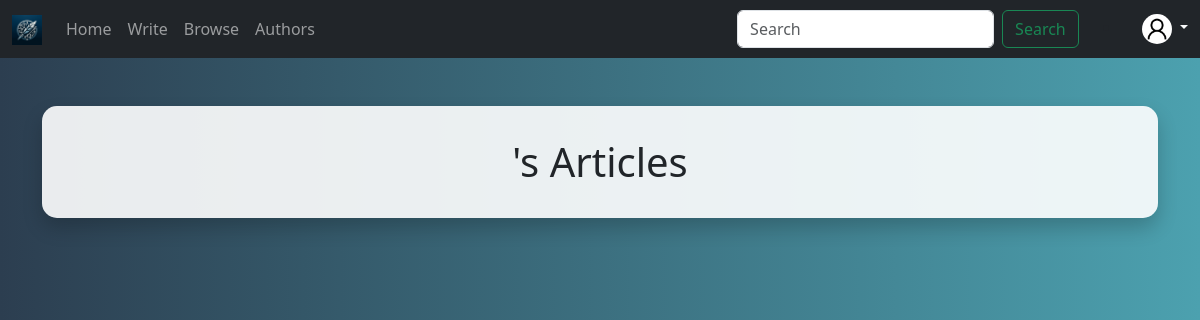
/author/0b8af353-bdee-4a76-94e5-7830d7f31cd0, run on an earlier commit of the app's database.
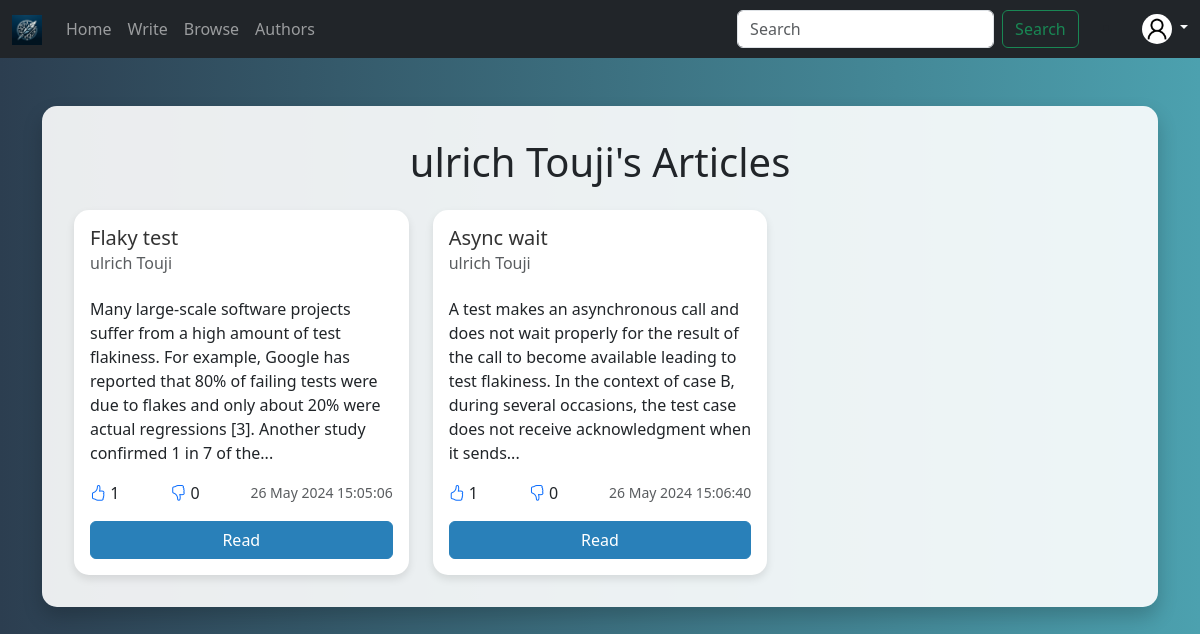
And on a later commit of the database.
### projet/models.py (models this page shows)
class User(Base):
    __tablename__ = 'users'
    id = Column(String(72), primary_key=True)
    first_name = Column(String(72))
    last_name = Column(String(72))
    email = Column(String(72), unique=True)
    password = Column(String(72))
    is_active = Column(Boolean, default=True)
    group = Column(String(2048), nullable=True)
    articles = relationship("Article", back_populates="author")
    comments = relationship("Comment", back_populates="author")
    likes_dislikes_article = relationship("LikeDislikeArticle", back_populates="user")
    likes_dislikes_comment = relationship("LikeDislikeComments", back_populates="user")
    subscriptions = relationship("Subscription", foreign_keys=[Subscription.user_id], back_populates="user")
    subscribers = relationship("Subscription", foreign_keys=[Subscription.author_id], back_populates="author")

class Article(Base):
    __tablename__ = "articles"
    id = Column(Integer, primary_key=True)
    body = Column(String, index=True)
    title = Column(String, index=True)
    created_at = Column(DateTime, server_default=func.now())
    author_id = Column(String(72), ForeignKey("users.id"))
    likes = Column(Integer, default=0)
    dislikes = Column(Integer, default=0)
    author = relationship("User", back_populates="articles")
    comments = relationship("Comment", back_populates="article")
    likes_dislikes_article = relationship("LikeDislikeArticle", back_populates="article")

### projet/routes/users.py (the view)
@router.get("/author/{author_id}")
def author_articles(request: Request, author_id: str, db: Session = Depends(get_db)):
    author = db.query(UserModel).get(author_id)
    articles = db.query(ArticleModel).filter(ArticleModel.author_id == author_id).all()
    return templates.TemplateResponse(
        "articleAuthors.html",
        context={
            'request': request,  # Include the request object in the context
            'author': author,  # Include the author object in the context
            'articles': articles,  # Include the articles in the context
        }
    )

### projet/templates/articleAuthors.html (shortened to what this page needs)
{% extends "base.html" %}
{% block content %}
{% include 'navbar.html' %}
<div class="container my-5">
    <div class="results-container">
        <h1 class="mb-4 text-center">{{ author.first_name }} {{ author.last_name }}'s Articles</h1>
        <div class="row row-cols-1 row-cols-md-2 row-cols-lg-3 g-4">
            {% for item in articles %}
            <div class="col">
                <div class="card h-100">
                    <div class="card-body d-flex flex-column">
                        <h5 class="card-title">{{ item.title }}</h5>
                        <h6 class="card-subtitle mb-2 text-muted">{{ item.author.first_name }} {{ item.author.last_name }}</h6>
                        <p class="card-text flex-grow-1">{{ item.body|truncate|safe }}</p>
                        <div class="mt-auto d-flex justify-content-between align-items-center">
                            <span>
                                <a href="/articles/like/{{ item.id }}" class="bi bi-hand-thumbs-up"></a>
                                <span>{{ item.likes }}</span>
                            </span>
                            <span>
                                <a href="/articles/dislike/{{ item.id }}" class="bi bi-hand-thumbs-down"></a>
                                <span>{{ item.dislikes }}</span>
                            </span>
                            <small class="text-muted">{{ item.created_at.strftime("%d %b %Y %X") }}</small>
                        </div>
                        <a href="/articles/read/{{ item.id }}" class="btn btn-primary w-100 mt-3">Read</a>
                    </div>
                </div>
            </div>
            {% endfor %}
        </div>
    </div>
</div>
{% endblock %}

What changed in the data, as far as the page shows it:
added User: first_name "ulrich", last_name "Touji"
added Article: title "Flaky test", author.first_name "ulrich", author.last_name "Touji", body "Many large-scale software projects suffer from a high amount of test flakiness. For example, Google has reported that 80% of failing tests were due to flakes and only about 20% were actual regressions [3]. Another study confirmed 1 in 7 of the...", likes "1", dislikes "0", created_at "26 May 2024 15:05:06"
added Article: title "Async wait", author.first_name "ulrich", author.last_name "Touji", body "A test makes an asynchronous call and does not wait properly for the result of the call to become available leading to test flakiness. In the context of case B, during several occasions, the test case does not receive acknowledgment when it sends...", likes "1", dislikes "0", created_at "26 May 2024 15:06:40"
